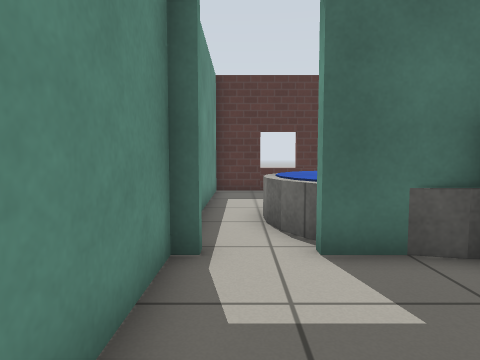
[1] (above)

14 first-person views from a walk through a robot-simulator world made for Gazebo. The camera is 0.72 m above the floor, tilts 4° down and sees 75° across. The floor is counted in squares, 0.5 m on a side. Each view is taken from the middle of a square. On the plan, view 1 faces up. The plan holds only what a view shows up to about 15 squares ahead; the rest is blank. Simple patterns stand in for the simulator's built-in surfaces. Simple shapes stand in for some stock models.

[2]
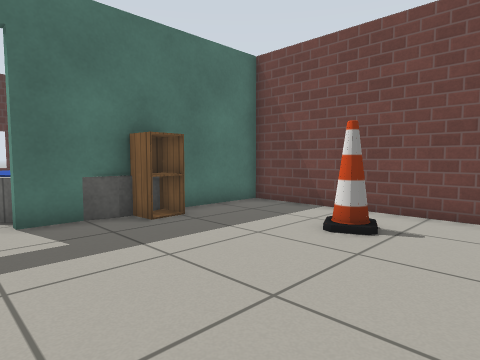

[3]
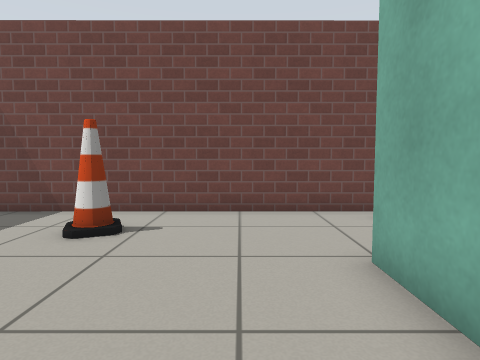

[4]
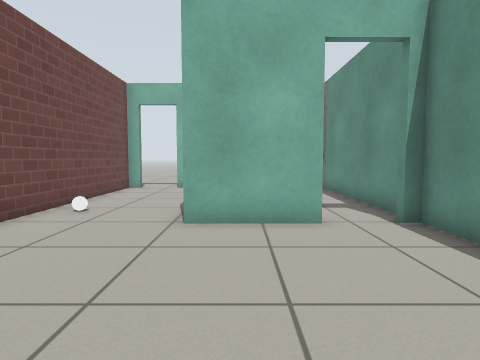

[5]
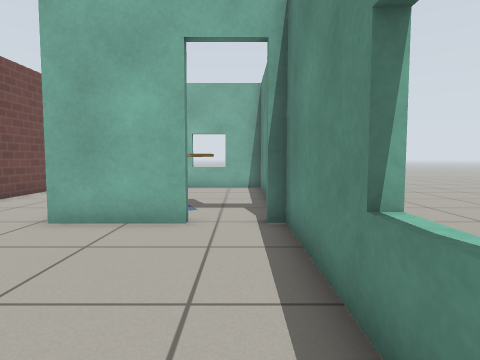

[6]
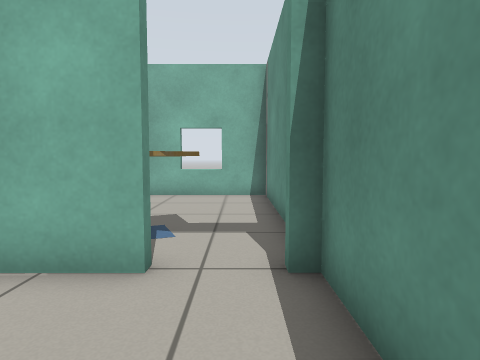

[7]
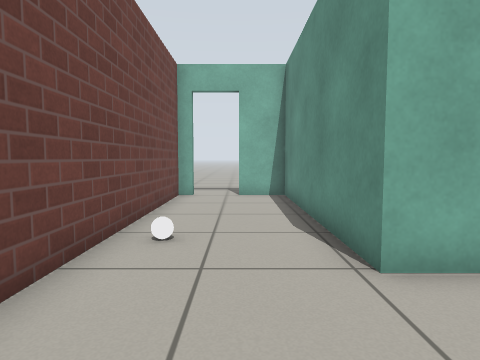

[8]
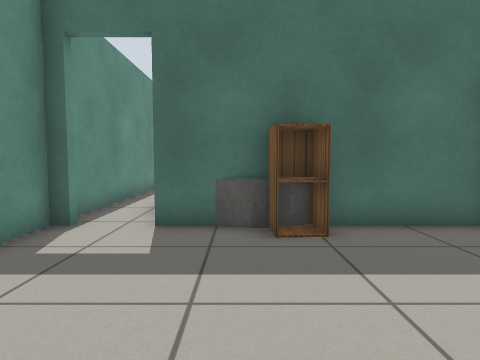

[9]
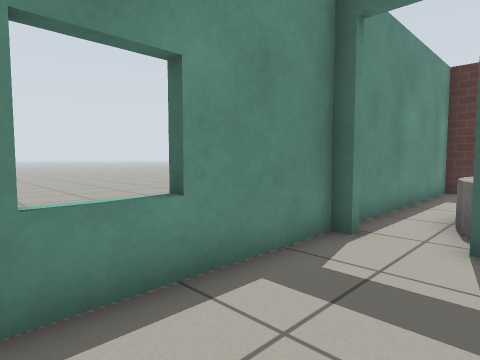

[10]
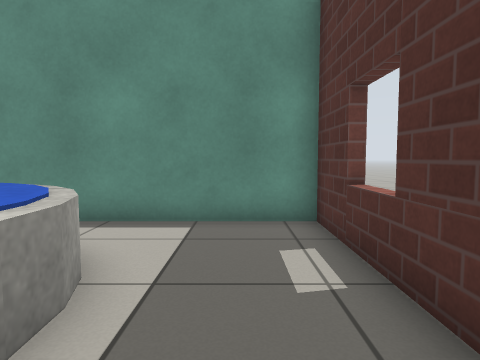

[11]
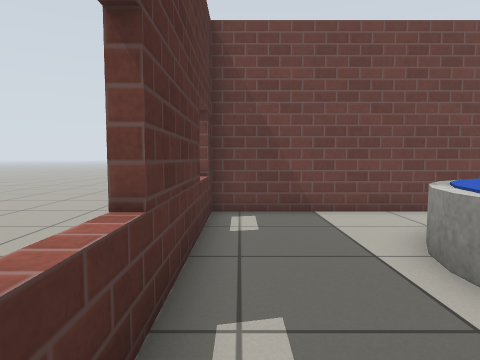

[12]
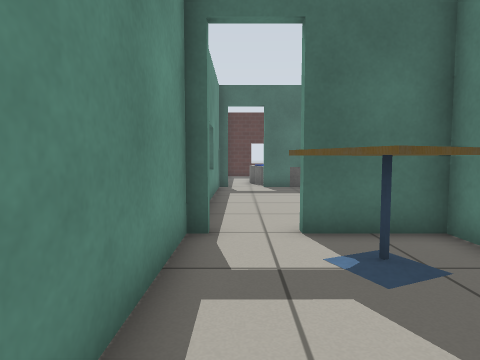

[13]
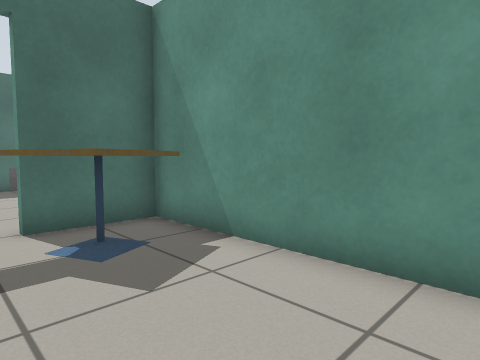

[14]
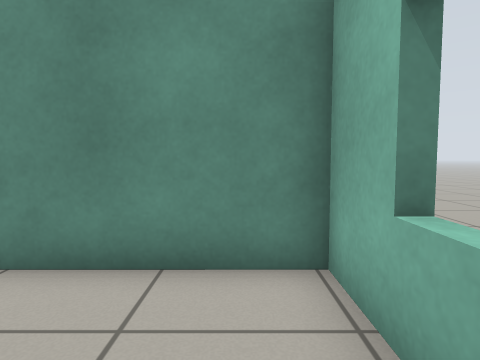

### Floor plan
Points are (right, up) in squares from view 1. A wall is a line through its corners. A room is listed if a view was taken in it or the views show most of it. See-through windows are left out.
Room 1 (views 1, 2, 3, 4, 5, 6, 7, 8, 9)
walls: (1.2, -4.8) (4.2, -4.8) (4.2, -13.1) (6.1, -13.1); (1.6, 4.6) (1.1, 4.6); (-1, 4.5) (-1, -4.8); (8.4, -13.1) (8.4, 4.6) (5.3, 4.6)
ways out: open door at (0.5, 5) to room 2; open door at (0.5, -5) to room 3; open door at (6.5, -13)
objects: cabinet (4, 4); cone (6, 0); white ball (7, -6)
Room 2 (views 10, 11)
walls: (8.4, 6.5) (8.4, 13.8) (-1, 13.7) (-1, 5.6)
ways out: open door at (0.5, 5) to room 1
objects: fountain (1, 5) to (6, 10)
Room 3 (views 12, 13, 14)
walls: (-1, -5.1) (-1, -13.2) (4, -13.1) (3.9, -5.1) (1.2, -5.1)
ways out: open door at (0.5, -5) to room 1
objects: cafe table (1, -8) to (3, -6)

Positions as (right, up) in squares from view 1, and headings:
1: (0, 0), facing up
2: (0, -3), facing up-right
3: (0, -3), facing right
4: (3, 2), facing down
5: (0, 2), facing down
6: (0, -1), facing down
7: (6, -1), facing down
8: (3, -2), facing up
9: (2, -1), facing up-left
10: (6, 12), facing left
11: (0, 13), facing right
12: (0, -11), facing up
13: (0, -12), facing up-right
14: (0, -12), facing right
